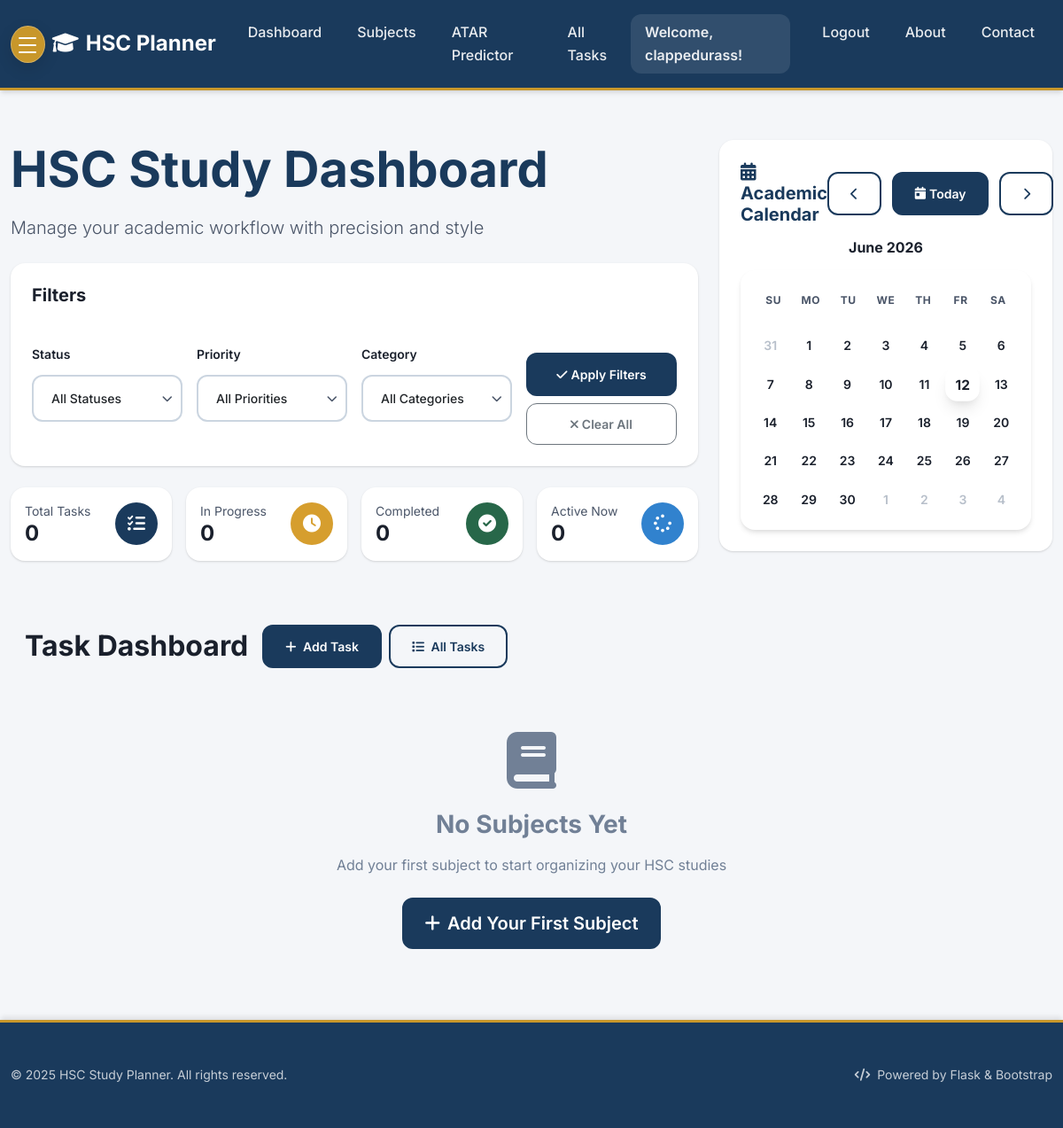
The page /?subject_id=32 (signed in) on the database as committed earlier.
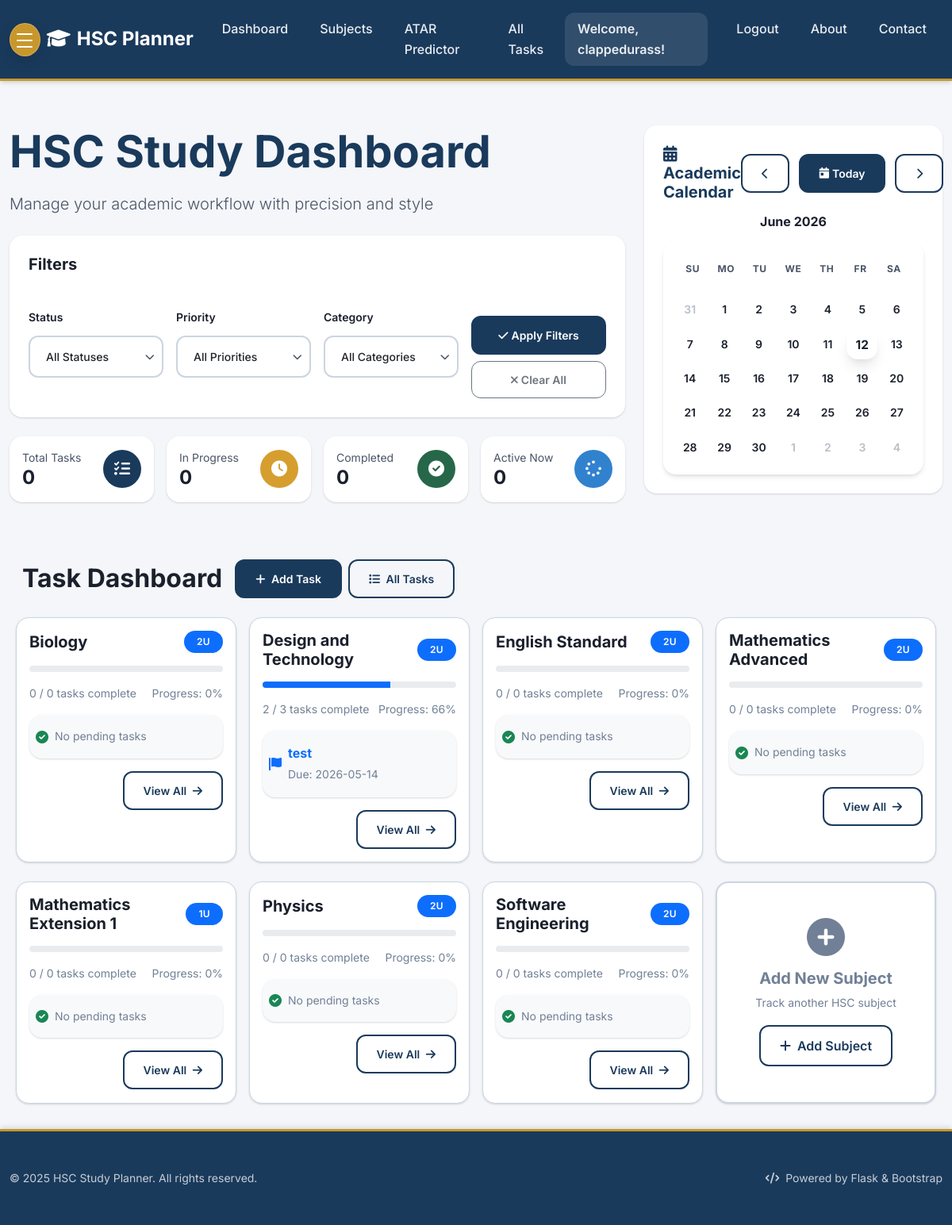
The same page on the database as committed later.
### tables this page shows
CREATE TABLE subjects (
                id INTEGER PRIMARY KEY AUTOINCREMENT,
                name TEXT NOT NULL,
                user_id INTEGER NOT NULL,
                units INTEGER NOT NULL DEFAULT 2,
                target_mark INTEGER,
                FOREIGN KEY (user_id) REFERENCES users (id),
                UNIQUE(user_id, name)
            );

CREATE TABLE tasks (
    id INTEGER PRIMARY KEY AUTOINCREMENT,
    user_id INTEGER NOT NULL,
    title TEXT NOT NULL,
    description TEXT,
    due_date TEXT,
    priority TEXT NOT NULL DEFAULT 'medium',
    status TEXT NOT NULL DEFAULT 'not_started',
    category_id INTEGER,
    completed_at TEXT, subject_id INTEGER REFERENCES subjects(id),
    FOREIGN KEY (user_id) REFERENCES users (id),
    FOREIGN KEY (category_id) REFERENCES categories (id)
);

### Task_Organiser/app.py (the view, shortened to what this page needs)
    @app.route("/")
    @login_required
    def index():
        db = get_db()
        status = request.args.get("status")
        priority = request.args.get("priority")
        category_id = request.args.get("category")
        subject_id = request.args.get("subject_id")
        query = """
            SELECT t.*, c.name as category_name, c.color as category_color, s.name as subject_name
            FROM tasks t
            LEFT JOIN categories c ON t.category_id = c.id
            LEFT JOIN subjects s ON t.subject_id = s.id
            WHERE t.user_id = ?
        """
        params = [g.user["id"]]
        if status and status != "all":
            query += " AND t.status = ?"
            params.append(status)
        if priority and priority != "all":
            query += " AND t.priority = ?"
            params.append(priority)
        if category_id and category_id != "all":
            query += " AND t.category_id = ?"
            params.append(category_id)
        if subject_id:
            query += " AND t.subject_id = ?"
            params.append(subject_id)
        query += """
            ORDER BY
                CASE WHEN t.due_date IS NULL THEN 1 ELSE 0 END,
                t.due_date ASC,
                CASE t.priority
                    WHEN 'high' THEN 1
                    WHEN 'medium' THEN 2
                    WHEN 'low' THEN 3
                    ELSE 4
                END
        """
        tasks = db.execute(query, params).fetchall()
        categories = db.execute("SELECT * FROM categories ORDER BY name").fetchall()
        try:
            subjects = db.execute(
                "SELECT * FROM subjects WHERE user_id = ? ORDER BY name",
                (g.user["id"],),
            ).fetchall()
            subjects_list = [dict(subject) for subject in subjects] if subjects else []
            for subject in subjects_list:
                task_count = db.execute(
                    "SELECT COUNT(*) as count FROM tasks WHERE user_id = ? AND subject_id = ?",
                    (g.user["id"], subject["id"]),
                ).fetchone()
                subject["task_count"] = task_count["count"] if task_count else 0
                completed_count = db.execute(
                    'SELECT COUNT(*) as count FROM tasks WHERE user_id = ? AND subject_id = ? AND status = "completed"',
                    (g.user["id"], subject["id"]),
                ).fetchone()
                completed = completed_count["count"] if completed_count else 0
                if subject["task_count"] > 0:
                    subject["progress"] = int((completed / subject["task_count"]) * 100)
                else:
                    subject["progress"] = 0
                priority_task = db.execute(
                    """
                    SELECT title, priority, due_date
                    FROM tasks
                    WHERE user_id = ? AND subject_id = ? AND status != "completed"
                    ORDER BY
                        CASE priority
                            WHEN 'high' THEN 1
                            WHEN 'medium' THEN 2
                            WHEN 'low' THEN 3
                            ELSE 4
                        END,
                        due_date ASC
                    LIMIT 1
                """,
                    (g.user["id"], subject["id"]),
                ).fetchone()
                subject["priority_task"] = (
                    dict(priority_task) if priority_task else None
                )
                subject["completed_tasks"] = completed
        except Exception:
            subjects_list = []
        current_subject = None
        assessment_results = []
        if subject_id:
            current_subject = db.execute(
                "SELECT * FROM subjects WHERE id = ? AND user_id = ?",
                (subject_id, g.user["id"]),
            ).fetchone()
        return render_template(
            "index.html",
            tasks=tasks,
            categories=categories,
            subjects=subjects_list,
            current_subject=current_subject,
            assessment_results=assessment_results,
            current_status=status or "all",
            current_priority=priority or "all",
            current_category=category_id or "all",
            subject_id=subject_id,
        )

### Task_Organiser/app.py (called while the page is built)
def login_required(view):
    @wraps(view)
    def wrapped_view(**kwargs):
        if g.user is None:
            return redirect(url_for("login"))
        return view(**kwargs)
    return wrapped_view

### Task_Organiser/db.py (called while the page is built)
def get_db() -> sqlite3.Connection:
    if "db" not in g:
        database_path = current_app.config["DATABASE"]
        g.db = sqlite3.connect(database_path)
        g.db.row_factory = sqlite3.Row
    return g.db

### Task_Organiser/templates/index.html (shortened to what the changed rows need)
{% extends "base.html" %}
{% block content %}
  {% if not current_subject %}
  <div class="row g-3 g-md-4 mb-5 fade-in-up">
    <div class="col-12 col-lg-8 order-lg-1">
      <div class="text-center text-lg-start mb-4">
        <h1 class="display-4 fw-bold mb-3" style="color: var(--primary);">HSC Study Dashboard</h1>
      </div>
    </div>
  </div>
  {% endif %}
  {% if not current_subject %}
  {% if current_subject %}
  <div class="d-flex justify-content-between align-items-center mb-4 px-3">
    <div class="d-flex align-items-center">
      <a href="{{ url_for('index') }}" class="btn btn-outline-secondary me-3">
        <i class="fas fa-arrow-left me-1"></i> Back to Dashboard
      </a>
      <div>
        <h2 class="mb-0 fw-bold">{{ current_subject.name }} Tasks</h2>
        <small class="text-muted">{{ current_subject.units }} unit subject</small>
      </div>
    </div>
    <div class="d-flex align-items-center">
      <button class="btn btn-primary btn-sm me-2" data-href="{{ url_for('add_task') }}?subject_id={{ current_subject.id }}" onclick="window.location.href=this.dataset.href" title="Add Task" style="border-radius: var(--border-radius-md); font-weight: 600;">
        <i class="fas fa-plus me-1"></i> Add Task
      </button>
    </div>
  </div>
  {% else %}
  <div class="d-flex justify-content-between align-items-center mb-4 px-3">
    <div class="d-flex align-items-center">
      <h2 class="mb-0 fw-bold me-3">Task Dashboard</h2>
    </div>
  </div>
  {% endif %}
  {% if not current_subject %}
  <div class="row g-3 g-md-4 mx-0" id="subject-cards">
    {% if subjects %}
      {% for subject in subjects %}
      <div class="col-12 col-md-6 col-lg-3 px-2">
        <div class="card card-subject h-100">
          <div class="card-body">
            <div class="d-flex justify-content-between align-items-center mb-3">
              <h5 class="card-title fw-bold mb-0">{{ subject.name }}</h5>
              <span class="badge bg-primary">{{ subject.units }}u</span>
            </div>
            <div class="progress mb-3" style="height: 8px;">
              <div class="progress-bar bg-primary" role="progressbar"
                   data-progress="{{ subject.progress }}"
                    aria-valuenow="{{ subject.progress }}"
                    aria-valuemin="0" aria-valuemax="100">
              </div>
            </div>
            <div class="d-flex justify-content-between align-items-center mb-3">
              <small class="text-muted">{{ subject.completed_tasks }} / {{ subject.task_count }} tasks complete</small>
              <small class="text-muted">Progress: {{ subject.progress }}%</small>
            </div>
            {% if subject.priority_task %}
            <div class="card border-0 bg-{{ 'warning' if subject.priority_task.priority == 'high' else 'light' }} py-2 mb-3">
              <div class="card-body p-2">
                <div class="d-flex align-items-center">
                  <i class="fas fa-{{ 'exclamation-triangle' if subject.priority_task.priority == 'high' else 'flag' }} text-{{ 'warning' if subject.priority_task.priority == 'high' else 'primary' }} me-2"></i>
                  <div class="flex-grow-1">
                    <strong class="text-{{ 'dark' if subject.priority_task.priority == 'high' else 'primary' }}">{{ subject.priority_task.title|truncate_title(20 if subject_id else 12) }}</strong>
                    {% if subject.priority_task.due_date %}
                    <br><small class="text-muted">Due: {{ subject.priority_task.due_date }}</small>
                    {% endif %}
                  </div>
                </div>
              </div>
            </div>
            {% else %}
            <div class="card border-0 bg-light py-2 mb-3">
              <div class="card-body p-2">
                <div class="d-flex align-items-center">
                  <i class="fas fa-check-circle text-success me-2"></i>
                  <small class="text-muted">No pending tasks</small>
                </div>
              </div>
            </div>
            {% endif %}
            <div class="text-end">
              <a href="{{ url_for('index') }}?subject_id={{ subject.id }}" class="btn btn-outline-primary btn-sm">
                View All <i class="fas fa-arrow-right ms-1"></i>
              </a>
            </div>
          </div>
        </div>
      </div>
      {% endfor %}
    {% else %}
      <div class="col-12 px-2">
        <div class="text-center py-5">
          <i class="fas fa-book text-muted mb-4" style="font-size: 4rem;"></i>
          <h3 class="text-muted mb-3">No Subjects Yet</h3>
          <p class="text-muted mb-4">Add your first subject to start organizing your HSC studies</p>
          <a href="{{ url_for('subjects') }}" class="btn btn-primary btn-lg">
            <i class="fas fa-plus me-2"></i>Add Your First Subject
          </a>
        </div>
      </div>
    {% endif %}
    {% if subjects %}
    <div class="col-12 col-md-6 col-lg-3 px-2">
      <div class="card h-100 border-2 border-dashed" style="border-color: var(--border); min-height: 280px;">
        <div class="card-body d-flex flex-column justify-content-center align-items-center text-center">
          <i class="fas fa-plus-circle text-muted mb-3" style="font-size: 3rem;"></i>
          <h5 class="text-muted mb-2">Add New Subject</h5>
          <p class="text-muted small mb-3">Track another HSC subject</p>
          <a href="{{ url_for('subjects') }}" class="btn btn-outline-primary">
            <i class="fas fa-plus me-2"></i>Add Subject
          </a>
        </div>
      </div>
    </div>
    {% endif %}
  </div>
  {% endif %}
  {% endif %}
{% endblock %}

Rows that differ between the two databases and show on the page:
added subjects: name "Biology", units "2", completed_tasks "0", task_count "0", progress "0", shows "No pending tasks"
added subjects: name "Design and Technology", units "2", completed_tasks "2", task_count "3", progress "66", priority_task "test", priority_task.due_date "2026-05-14"
added subjects: name "English Standard", units "2", completed_tasks "0", task_count "0", progress "0", shows "No pending tasks"
added subjects: name "Mathematics Advanced", units "2", completed_tasks "0", task_count "0", progress "0", shows "No pending tasks"
added subjects: name "Mathematics Extension 1", units "1", completed_tasks "0", task_count "0", progress "0", shows "No pending tasks"
added subjects: name "Physics", units "2", completed_tasks "0", task_count "0", progress "0", shows "No pending tasks"
added subjects: name "Software Engineering", units "2", completed_tasks "0", task_count "0", progress "0", shows "No pending tasks"
Other text that changed with them:
text no longer shown: "No Subjects Yet Add your first subject to start organizing your HSC studies Add Your First Subject"
text now shown: "Add New Subject Track another HSC subject Add Subject"
